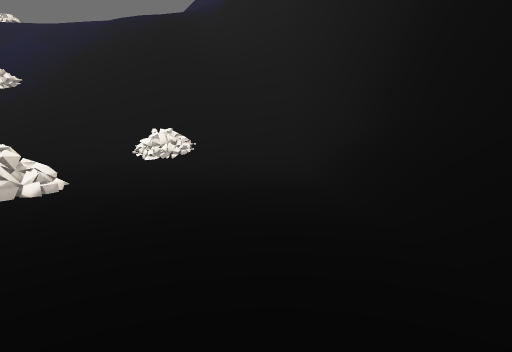
View 1 (above)

24 first-person views from a walk through a 3-D level made in the Godot game engine. The camera is 1.5 m above the floor, tilts 6° down and sees 75° across. The floor is counted in squares, 2 m on a side. Each view is taken from the middle of a square. On the plan, view 1 faces up. The plan holds only what a view shows up to about 11 squares ahead; the rest is blank. The place goes on beyond the plan. Some surface patterns are stand-ins.

View 2
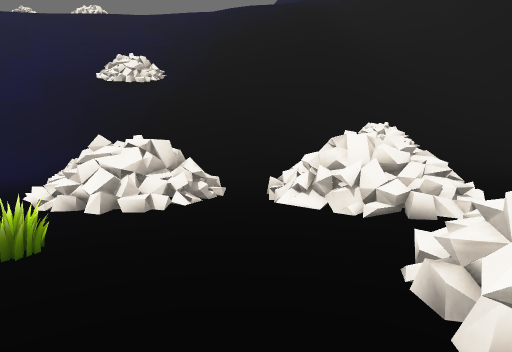

View 3
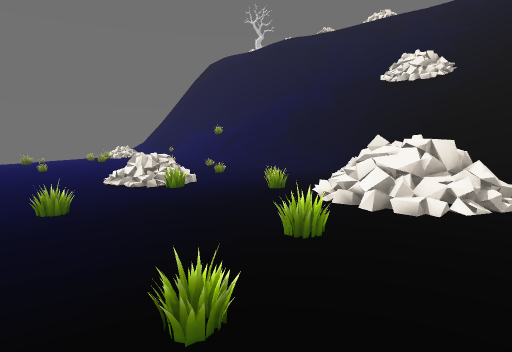

View 4
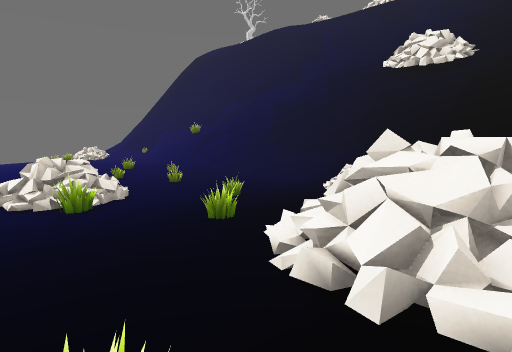

View 5
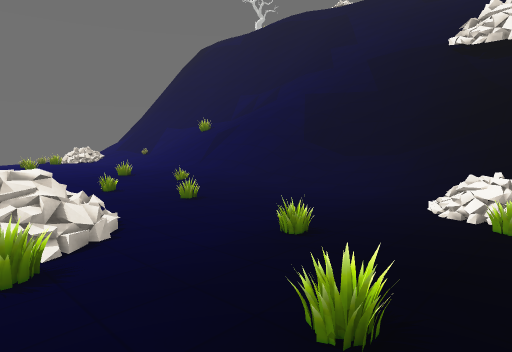

View 6
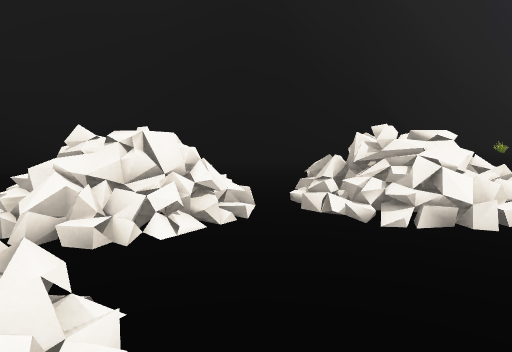

View 7
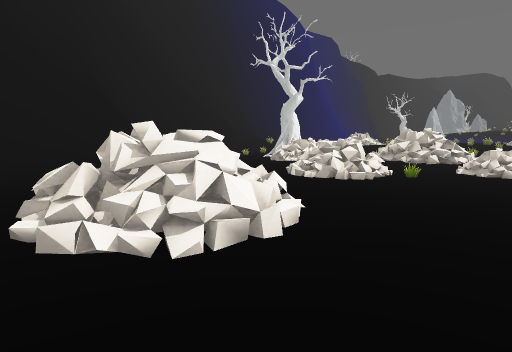

View 8
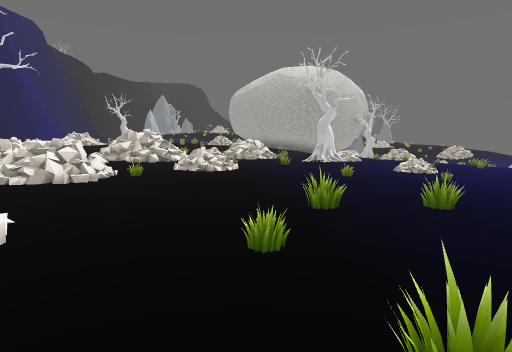

View 9
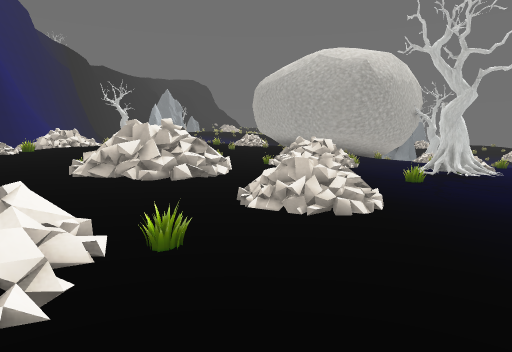

View 10
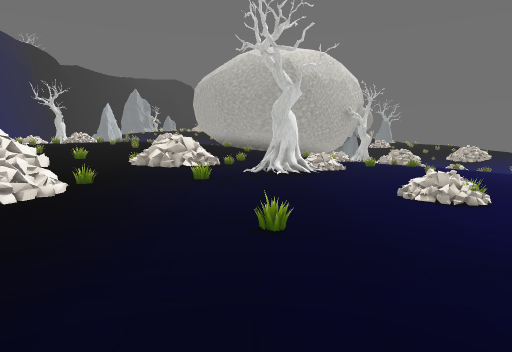

View 11
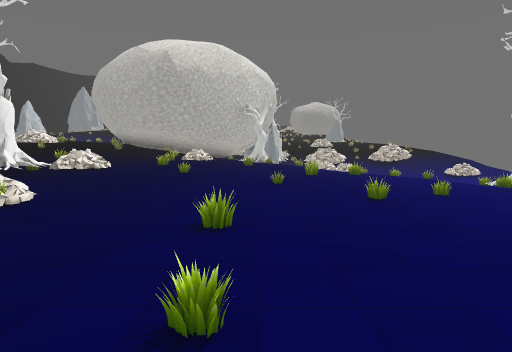

View 12
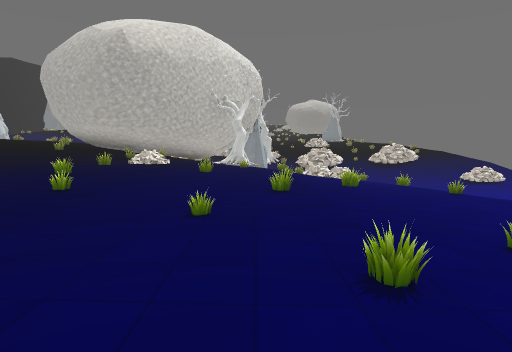

View 13
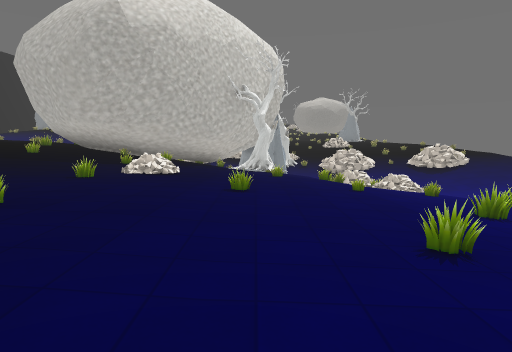

View 14
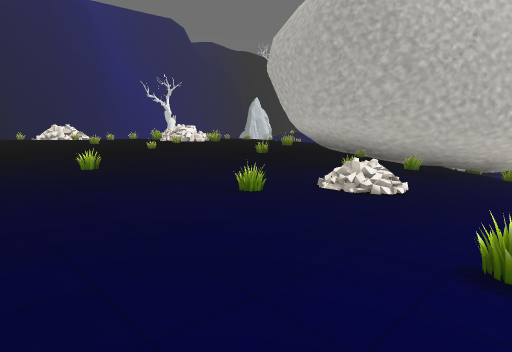

View 15
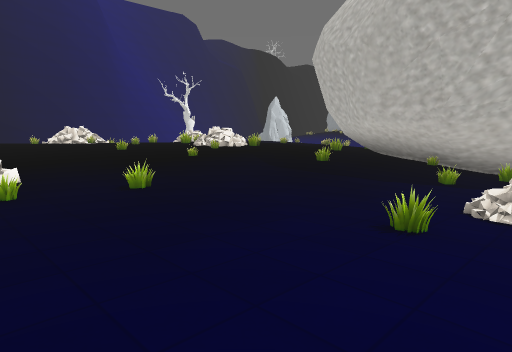

View 16
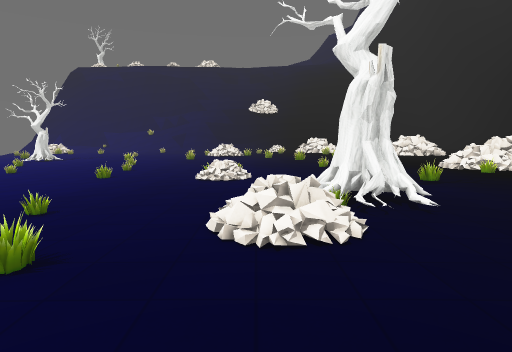

View 17
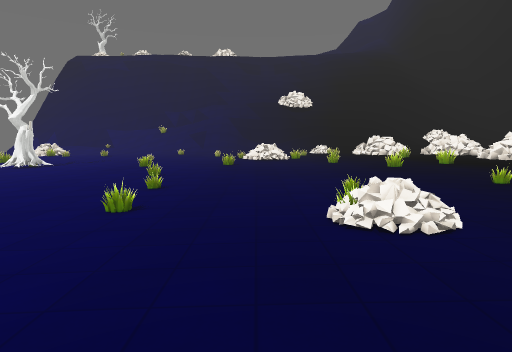

View 18
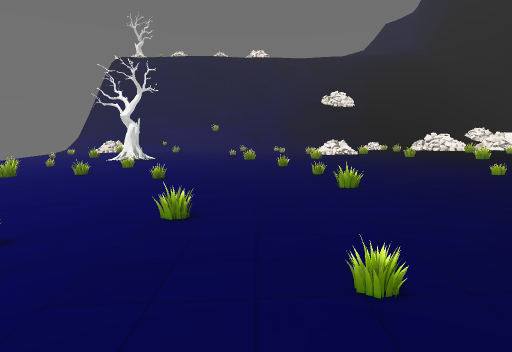

View 19
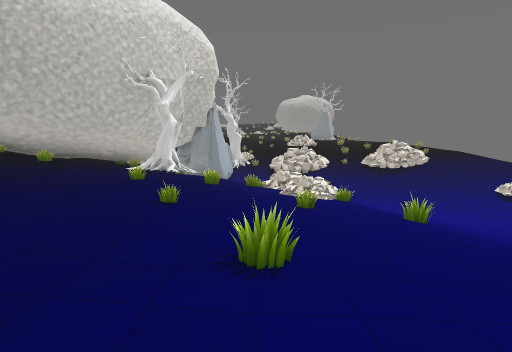

View 20
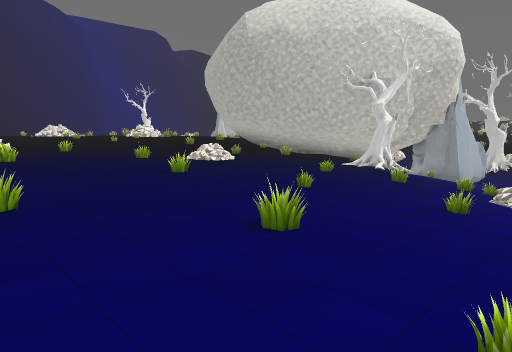

View 21
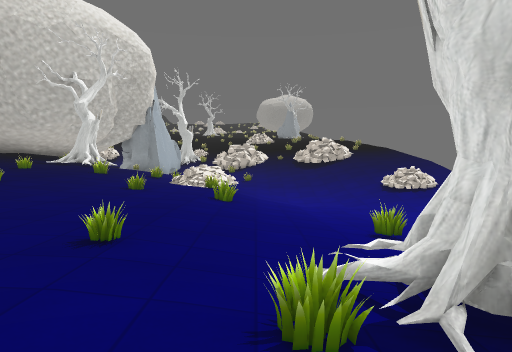

View 22
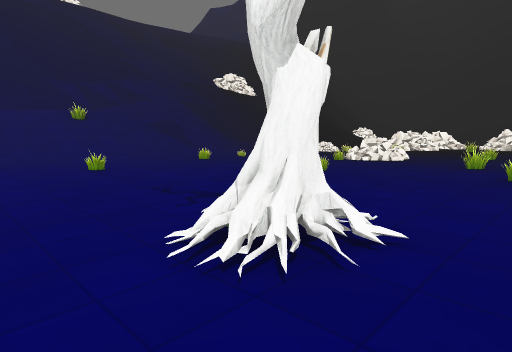

View 23
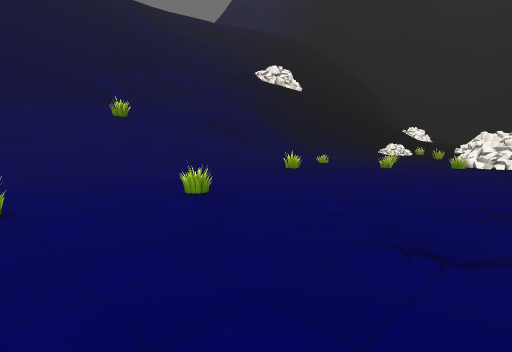

View 24
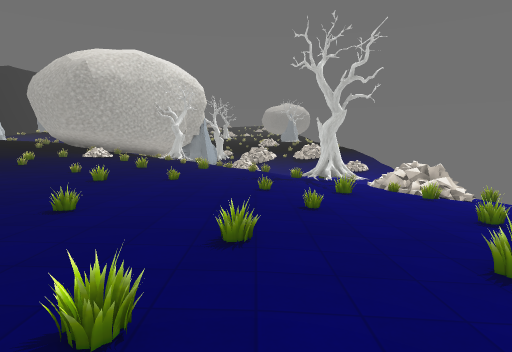

### Floor plan
Key: @ floor where view 1 was taken; # wall or solid block; x gap in a wall; . main floor; : floor 0.75 m higher than the main floor; - floor 0.75 m lower than the main floor; _ floor 1.5 m lower than the main floor; < floor 2.5 m lower than the main floor; ( floor 3.25 m lower than the main floor; / step, stairs or slope; = window, fence, low wall or low ledge.
Columns run from 22 left of view 1 to 3 right of it. Each row starts with its distance up from view 1.
 16    //    /////
 15   ///   ///////
 14   #/// //// ///
 13  //////////##//
 12  //////////##//////##=x##
 11  ////////===///////##///#
 10  ./////////////////==///#
  9  ..///////.// /////=////#
  8  ...........#  //.......##
  7 .....=...=...  ........./#
  6 =.=....=...=..#=.#=...../#
  5 --.......==.=.==.#=.....##
  4 ----.....==..... .......##
  3 -----=..---...=. .==..../#
  2 -=#-----=---=..=.=##  ../#
  1 ------=-----......=    ./#
  0 ------------.==.....  @ /#
 -1 ---=--------.........
 -2 =-----------......==....
 -3 --=----=----.......==.....
 -4 _---=-----=-.=.......==...
 -5 _------=----....==...==
 -6 __=-------=.....=.....
 -7 =_---=-----...=...=##..
 -8 ___-=------.=.....=##..
 -9 ____------..#......= ...
-10 ____-----..=#..==...  .:=
-11 #_=__----.=...==#.=.. :::
-12 ____=----............ :::
-13 _____--=--....=.....:::
-14 <____=----=........:::
-15 <<_=__---//.......=::
-16 (<_____--#--......:=
-17 (<=_____---......=/
-18   =/_=__---=....:=
-19 ((//<____--.....:
-20 (((<<_/#_-#####.:
-21 (( ==//# ##   ##

Positions as (right, up) in squares from view 1, and headings:
1: (0, 0), facing up
2: (-6, 1), facing up
3: (-6, 1), facing up-left
4: (-7, 3), facing up-left
5: (-9, 4), facing up-left
6: (-8, 4), facing right
7: (-7, 4), facing down-right
8: (-7, 4), facing down
9: (-5, -1), facing down
10: (-9, -1), facing down
11: (-15, -2), facing down
12: (-16, -5), facing down
13: (-15, -8), facing down
14: (-15, -11), facing down-right
15: (-13, -11), facing down-right
16: (-11, -13), facing up
17: (-13, -9), facing up
18: (-16, -10), facing up
19: (-18, -10), facing down
20: (-20, -10), facing down-right
21: (-21, -9), facing down
22: (-22, 0), facing up-right
23: (-22, 3), facing up-right
24: (-20, 0), facing down
